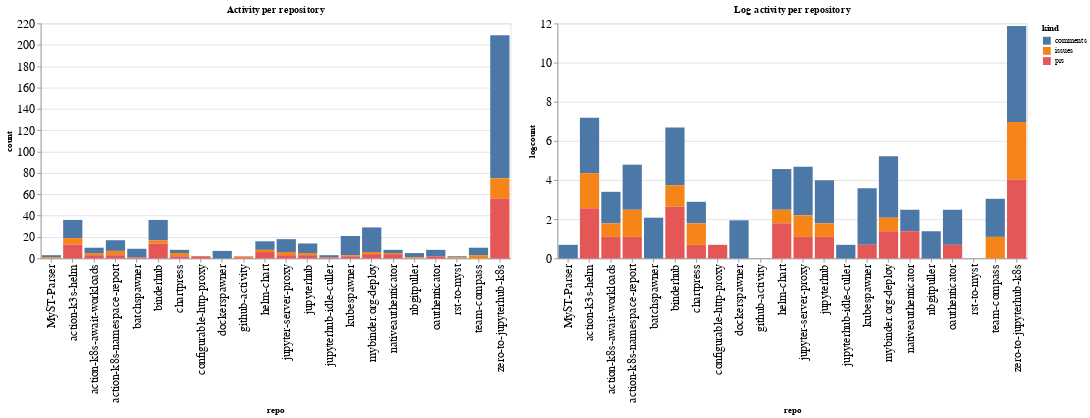

Notebook code cell kept with this figure:
### Code cell
ch1 = alt.Chart(repo_summaries, width=600, title="Activity per repository").mark_bar().encode(
    x='repo',
    y='count',
    color='kind',
    tooltip="kind"
)

ch2 = alt.Chart(repo_summaries, width=600, title="Log activity per repository").mark_bar().encode(
    x='repo',
    y='logcount',
    color='kind',
    tooltip="kind"
)

ch1 | ch2

### Figure 1 — Vega-Lite specification as saved in the notebook (floating-point values rounded to 4 significant figures)
{"config": {"axisLeft": {"labelFontSize": 15}, "axisBottom": {"labelFontSize": 15}}, "hconcat": [{"mark": "bar", "encoding": {"color": {"type": "nominal", "field": "kind"}, "tooltip": {"type": "nominal", "field": "kind"}, "x": {"type": "nominal", "field": "repo"}, "y": {"type": "quantitative", "field": "count"}}, "title": "Activity per repository", "width": 600}, {"mark": "bar", "encoding": {"color": {"type": "nominal", "field": "kind"}, "tooltip": {"type": "nominal", "field": "kind"}, "x": {"type": "nominal", "field": "repo"}, "y": {"type": "quantitative", "field": "logcount"}}, "title": "Log activity per repository", "width": 600}], "data": {"name": "data-6ea7caade9f2acb3b7701435bec40e9c"}, "$schema": "https://vega.github.io/schema/vega-lite/v4.8.1.json", "datasets": {"data-6ea7caade9f2acb3b7701435bec40e9c": [{"repo": "MyST-Parser", "kind": "comments", "count": 2, "logcount": 0.6931}, {"repo": "MyST-Parser", "kind": "issues", "count": 1, "logcount": 0.0}, {"repo": "action-k3s-helm", "kind": "comments", "count": 17, "logcount": 2.833}, {"repo": "action-k3s-helm", "kind": "issues", "count": 6, "logcount": 1.792}, {"repo": "action-k3s-helm", "kind": "prs", "count": 13, "logcount": 2.565}, {"repo": "action-k8s-await-workloads", "kind": "comments", "count": 5, "logcount": 1.609}, {"repo": "action-k8s-await-workloads", "kind": "issues", "count": 2, "logcount": 0.6931}, {"repo": "action-k8s-await-workloads", "kind": "prs", "count": 3, "logcount": 1.099}, {"repo": "action-k8s-namespace-report", "kind": "comments", "count": 10, "logcount": 2.303}, {"repo": "action-k8s-namespace-report", "kind": "issues", "count": 4, "logcount": 1.386}, {"repo": "action-k8s-namespace-report", "kind": "prs", "count": 3, "logcount": 1.099}, {"repo": "batchspawner", "kind": "comments", "count": 8, "logcount": 2.079}, {"repo": "batchspawner", "kind": "prs", "count": 1, "logcount": 0.0}, {"repo": "binderhub", "kind": "comments", "count": 19, "logcount": 2.944}, {"repo": "binderhub", "kind": "issues", "count": 3, "logcount": 1.099}, {"repo": "binderhub", "kind": "prs", "count": 14, "logcount": 2.639}, {"repo": "chartpress", "kind": "comments", "count": 3, "logcount": 1.099}, {"repo": "chartpress", "kind": "issues", "count": 3, "logcount": 1.099}, {"repo": "chartpress", "kind": "prs", "count": 2, "logcount": 0.6931}, {"repo": "configurable-http-proxy", "kind": "prs", "count": 2, "logcount": 0.6931}, {"repo": "dockerspawner", "kind": "comments", "count": 7, "logcount": 1.946}, {"repo": "github-activity", "kind": "issues", "count": 1, "logcount": 0.0}, {"repo": "github-activity", "kind": "prs", "count": 1, "logcount": 0.0}, {"repo": "helm-chart", "kind": "comments", "count": 8, "logcount": 2.079}, {"repo": "helm-chart", "kind": "issues", "count": 2, "logcount": 0.6931}, {"repo": "helm-chart", "kind": "prs", "count": 6, "logcount": 1.792}, {"repo": "jupyter-server-proxy", "kind": "comments", "count": 12, "logcount": 2.485}, {"repo": "jupyter-server-proxy", "kind": "issues", "count": 3, "logcount": 1.099}, {"repo": "jupyter-server-proxy", "kind": "prs", "count": 3, "logcount": 1.099}, {"repo": "jupyterhub", "kind": "comments", "count": 9, "logcount": 2.197}, {"repo": "jupyterhub", "kind": "issues", "count": 2, "logcount": 0.6931}, {"repo": "jupyterhub", "kind": "prs", "count": 3, "logcount": 1.099}, {"repo": "jupyterhub-idle-culler", "kind": "comments", "count": 2, "logcount": 0.6931}, {"repo": "jupyterhub-idle-culler", "kind": "prs", "count": 1, "logcount": 0.0}, {"repo": "kubespawner", "kind": "comments", "count": 18, "logcount": 2.89}, {"repo": "kubespawner", "kind": "issues", "count": 1, "logcount": 0.0}, {"repo": "kubespawner", "kind": "prs", "count": 2, "logcount": 0.6931}, {"repo": "mybinder.org-deploy", "kind": "comments", "count": 23, "logcount": 3.135}, {"repo": "mybinder.org-deploy", "kind": "issues", "count": 2, "logcount": 0.6931}, {"repo": "mybinder.org-deploy", "kind": "prs", "count": 4, "logcount": 1.386}, {"repo": "nativeauthenticator", "kind": "comments", "count": 3, "logcount": 1.099}, {"repo": "nativeauthenticator", "kind": "issues", "count": 1, "logcount": 0.0}, {"repo": "nativeauthenticator", "kind": "prs", "count": 4, "logcount": 1.386}, {"repo": "nbgitpuller", "kind": "comments", "count": 4, "logcount": 1.386}, {"repo": "nbgitpuller", "kind": "issues", "count": 1, "logcount": 0.0}, {"repo": "oauthenticator", "kind": "comments", "count": 6, "logcount": 1.792}, {"repo": "oauthenticator", "kind": "prs", "count": 2, "logcount": 0.6931}, {"repo": "rst-to-myst", "kind": "comments", "count": 1, "logcount": 0.0}, {"repo": "rst-to-myst", "kind": "issues", "count": 1, "logcount": 0.0}, {"repo": "team-compass", "kind": "comments", "count": 7, "logcount": 1.946}, {"repo": "team-compass", "kind": "issues", "count": 3, "logcount": 1.099}, {"repo": "zero-to-jupyterhub-k8s", "kind": "comments", "count": 134, "logcount": 4.898}, {"repo": "zero-to-jupyterhub-k8s", "kind": "issues", "count": 19, "logcount": 2.944}, {"repo": "zero-to-jupyterhub-k8s", "kind": "prs", "count": 56, "logcount": 4.025}]}}
